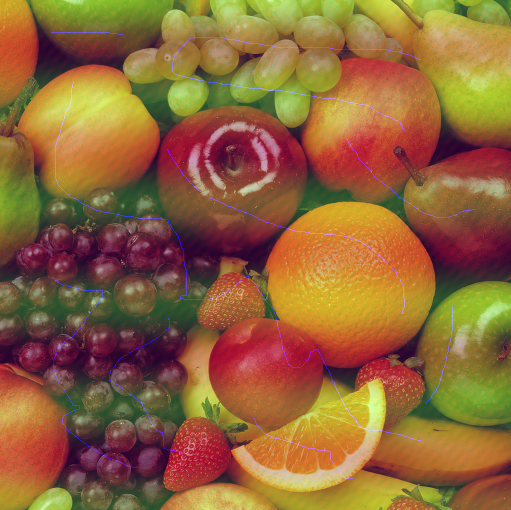
%> input picture H4/Q1/f.png, 511 x 510 px
$ octave Q1.m   (GNU Octave 9; MATLAB toolbox functions it lacks are replaced by stand-ins)
%> lines starting %> are read from the running program, lines starting %| are printed output that depends on the picture
a=imread('f.png');
%> a is the input picture: size 510x511x3 uint8; mean R, G, B 143.5, 101.3, 58
%a=rgb2gray(a);
%fa=fft2(a);
%sfa=fftshift(fa);
%figure;imshow(abs(sfa)/(512*512));title('sfa');

a1=a(:,:,1);
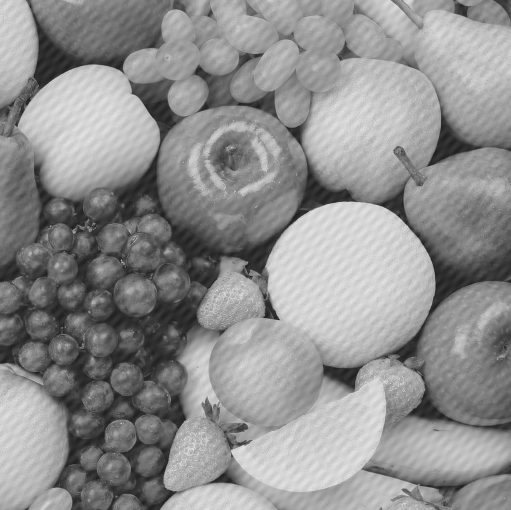
%> a1: size 510x511 uint8; min 30, max 226, mean 143.5
a2=a(:,:,2);
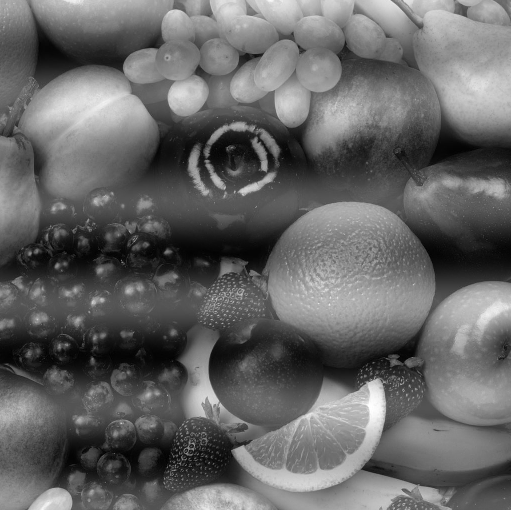
%> a2: size 510x511 uint8; min 0, max 255, mean 101.3
a3=a(:,:,3);
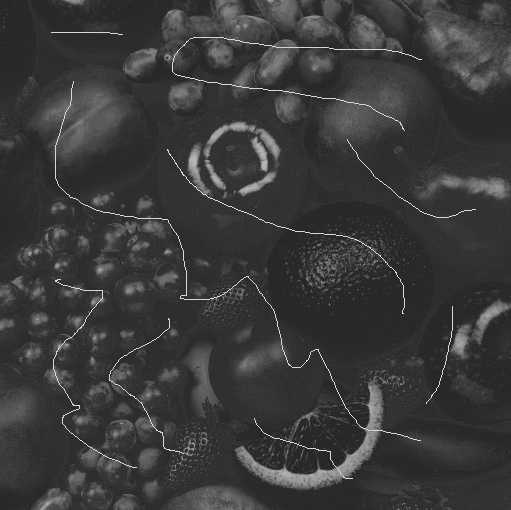
%> a3: size 510x511 uint8; min 39, max 215, mean 58
fa=fft2(a1);
sfa=fftshift(fa);
figure;imshow(abs(sfa)/(510*511));
%> after `imshow(abs(sfa)/(510*511))`:
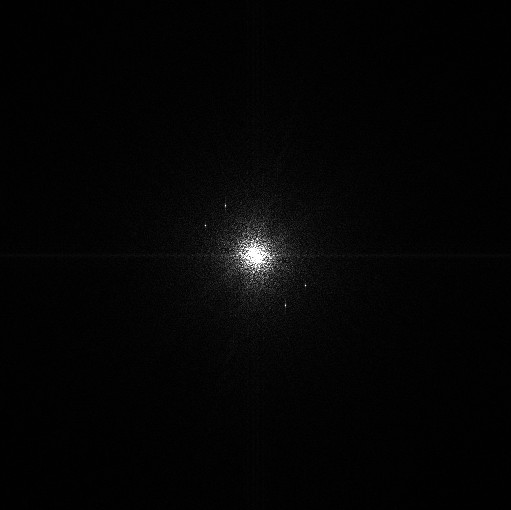
%> displayed picture: size 510x511, on the screen's scale of 0 to 255; min 0, max 255, mean 4.5
figure;imshow(a1);
for i=223:227
    for j=205:219
       %d0=32;n=2;
       %h1(i,j)=1/(1+((sqrt((i-256)^2+(j-256)^2))/(d0))^(2*n));
       sfa(510-i,511-j)=0;
       sfa(i,j)=0;
       sfa(i-18,j+15)=0;
       sfa(510-i+21,511-j-12)=0;
    end
end
figure;imshow(abs(sfa)/(510*511));
%fsfa1= medfilt2(abs(sfa)/(512*512));
figure;imshow(abs(sfa)/(512*512));title('sfa');


t1=ifftshift(sfa);
%> (the run ends here)
